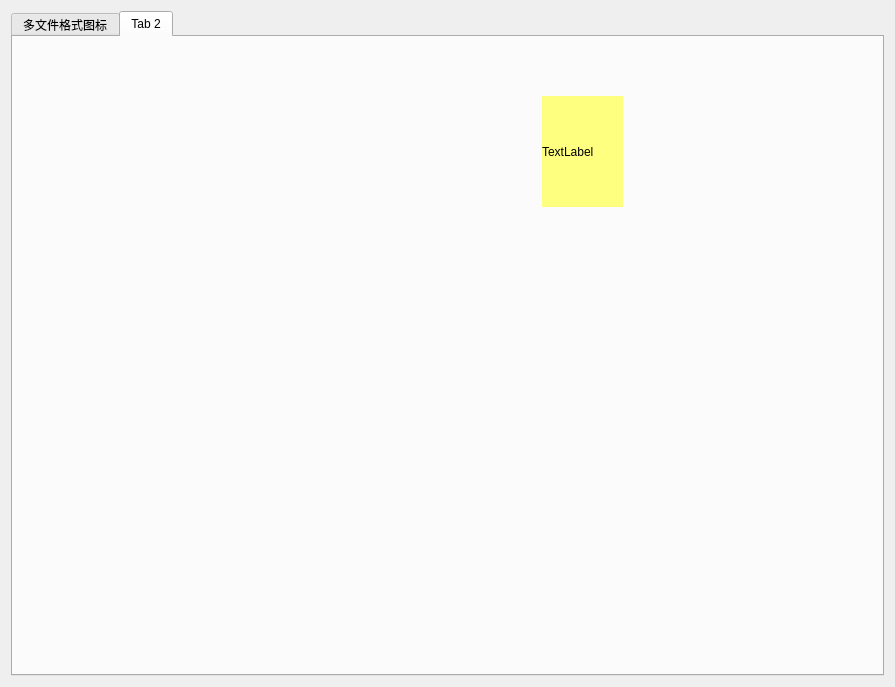
<?xml version="1.0" encoding="UTF-8"?>
<ui version="4.0">
 <class>Widget</class>
 <widget class="QWidget" name="Widget">
  <property name="geometry">
   <rect>
    <x>0</x>
    <y>0</y>
    <width>895</width>
    <height>687</height>
   </rect>
  </property>
  <property name="windowTitle">
   <string>Widget</string>
  </property>
  <layout class="QGridLayout" name="gridLayout">
   <item row="0" column="0">
    <widget class="QTabWidget" name="tabWidget">
     <property name="currentIndex">
      <number>1</number>
     </property>
     <widget class="QWidget" name="widget">
      <attribute name="title">
       <string>多文件格式图标</string>
      </attribute>
      <widget class="QWidget" name="widget" native="true">
       <property name="geometry">
        <rect>
         <x>210</x>
         <y>140</y>
         <width>120</width>
         <height>80</height>
        </rect>
       </property>
      </widget>
      <widget class="QPushButton" name="pushButton_2">
       <property name="geometry">
        <rect>
         <x>390</x>
         <y>430</y>
         <width>181</width>
         <height>101</height>
        </rect>
       </property>
       <property name="text">
        <string>PushButton</string>
       </property>
      </widget>
      <widget class="QLineEdit" name="lineEdit">
       <property name="enabled">
        <bool>false</bool>
       </property>
       <property name="geometry">
        <rect>
         <x>210</x>
         <y>260</y>
         <width>113</width>
         <height>21</height>
        </rect>
       </property>
      </widget>
      <widget class="QLabel" name="label_3">
       <property name="geometry">
        <rect>
         <x>590</x>
         <y>300</y>
         <width>128</width>
         <height>128</height>
        </rect>
       </property>
       <property name="text">
        <string/>
       </property>
      </widget>
      <widget class="QLabel" name="label_2">
       <property name="geometry">
        <rect>
         <x>50</x>
         <y>260</y>
         <width>111</width>
         <height>21</height>
        </rect>
       </property>
       <property name="text">
        <string>路径/文件名</string>
       </property>
      </widget>
      <widget class="QLineEdit" name="lineEdit_2">
       <property name="enabled">
        <bool>false</bool>
       </property>
       <property name="geometry">
        <rect>
         <x>370</x>
         <y>260</y>
         <width>113</width>
         <height>21</height>
        </rect>
       </property>
      </widget>
      <widget class="QLabel" name="label">
       <property name="geometry">
        <rect>
         <x>400</x>
         <y>100</y>
         <width>128</width>
         <height>128</height>
        </rect>
       </property>
       <property name="styleSheet">
        <string notr="true">background-color: rgb(0, 0, 255);</string>
       </property>
       <property name="text">
        <string/>
       </property>
      </widget>
      <widget class="QPushButton" name="pushButton">
       <property name="geometry">
        <rect>
         <x>90</x>
         <y>410</y>
         <width>211</width>
         <height>121</height>
        </rect>
       </property>
       <property name="text">
        <string>打开</string>
       </property>
      </widget>
     </widget>
     <widget class="QWidget" name="tab_2">
      <attribute name="title">
       <string>Tab 2</string>
      </attribute>
      <layout class="QGridLayout" name="gridLayout_2">
       <item row="0" column="0">
        <widget class="QWidget" name="widget_2" native="true">
         <widget class="QLabel" name="label_4">
          <property name="geometry">
           <rect>
            <x>520</x>
            <y>50</y>
            <width>81</width>
            <height>111</height>
           </rect>
          </property>
          <property name="styleSheet">
           <string notr="true">background-color: rgb(255, 255, 127);</string>
          </property>
          <property name="text">
           <string>TextLabel</string>
          </property>
         </widget>
        </widget>
       </item>
      </layout>
     </widget>
    </widget>
   </item>
  </layout>
 </widget>
 <resources/>
 <connections/>
</ui>
